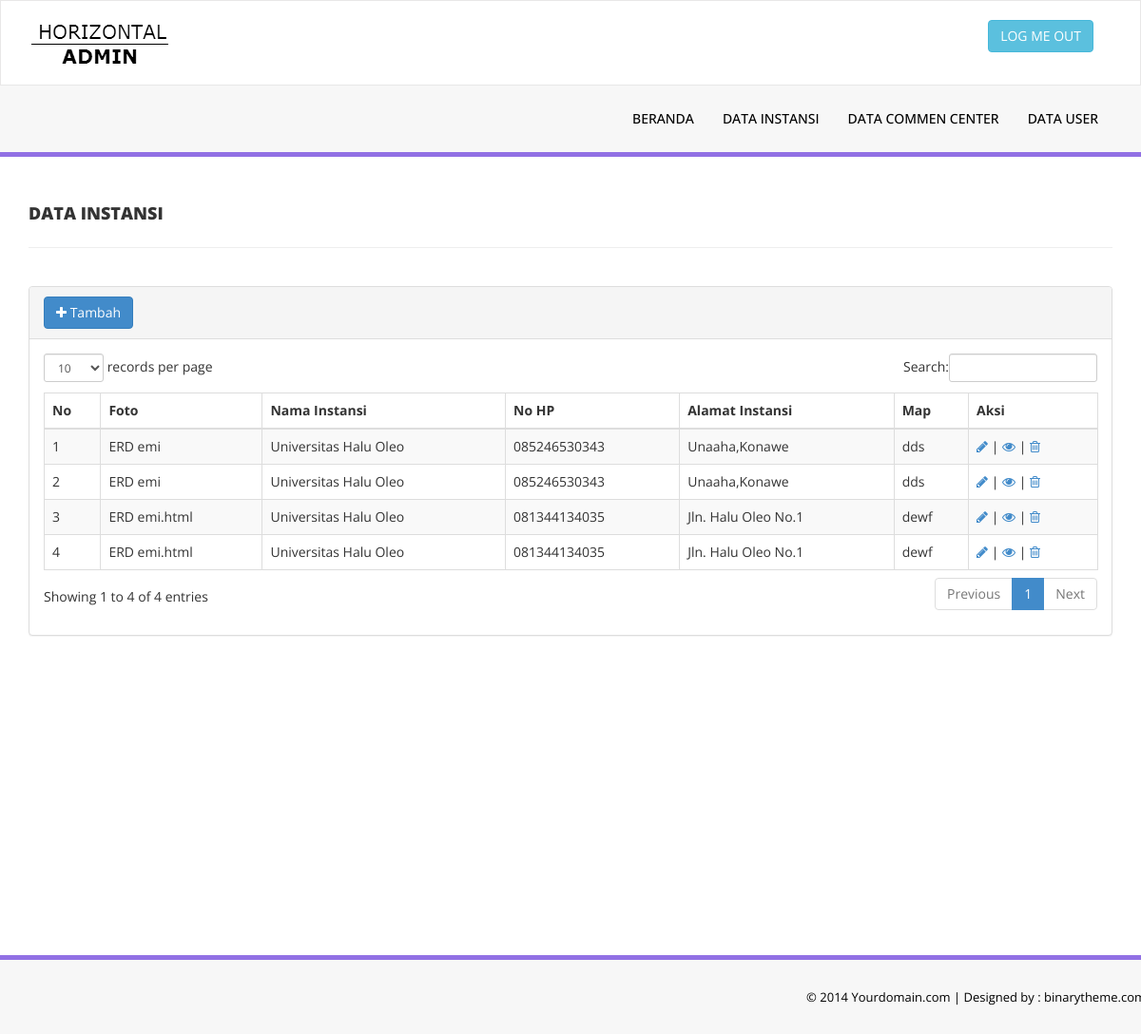
/?bat=data-instansi, run on the app's committed database.
### tables this page shows
CREATE TABLE `tb_instansi` (
  `id_instansi` int(11) NOT NULL,
  `foto_instansi` varchar(50) NOT NULL,
  `nama_instansi` varchar(50) NOT NULL,
  `no_hp` char(12) NOT NULL,
  `alamat_instansi` text NOT NULL,
  `map_instansi` text NOT NULL
);

### application/instansi/data.php (the view)
<?php
$query = $koneksi->query("SELECT * FROM tb_instansi");
?>
<div class="row pad-botm">
    <div class="col-md-12">
        <h4 class="header-line">Data Instansi</h4>
    </div>
</div>
<div class="row">
    <div class="col-md-12">
        <div class="panel panel-default">
            <div class="panel-heading">
                <a href="?bat=tambah-data-instansi" class="btn btn-primary">
                    <i class="fa fa-plus"></i>
                    Tambah
                </a>
            </div>
            <div class="panel-body">
                <div class="table-responsive">
                    <table class="table table-striped table-bordered table-hover" id="dataTables-example">
                        <thead>
                            <tr>
                                <th>No</th>
                                <th>Foto</th>
                                <th>Nama Instansi</th>
                                <th>No HP</th>
                                <th>Alamat Instansi</th>
                                <th>Map</th>
                                <th>Aksi</th>
                            </tr>
                        </thead>
                        <tbody>
                            <?php
                            $i = 1;
                            while ($data = mysqli_fetch_array($query)) {
                            ?>
                                <tr class="odd gradeX">
                                    <td><?= $i ?></td>
                                    <td><?= $data['foto_instansi'] ?></td>
                                    <td><?= $data['nama_instansi'] ?></td>
                                    <td class="center"><?= $data['no_hp'] ?></td>
                                    <td class="center"><?= $data['alamat_instansi'] ?></td>
                                    <td class="center"><?= $data['map_instansi'] ?></td>
                                    <td class="center">
                                        <a href="?bat=ubah-data-instansi&id=<?= $data['id_instansi'] ?>">
                                            <i class="fa fa-pencil"></i>
                                        </a> |
                                        <a href="?bat=detail-data-instansi">
                                            <i class="fa fa-eye"></i>
                                        </a> |
                                        <a href="?bat=hapus-instansi&hapus=<?= $data['id_instansi'] ?>">
                                            <i class="fa fa-trash-o"></i>
                                        </a>
                                    </td>
                                </tr>
                            <?php
                                $i++;
                            }
                            ?>
                        </tbody>
                    </table>
                </div>
            </div>
        </div>
    </div>
</div>

### index.php (shortened to what this page needs)
<!DOCTYPE html>
<html xmlns="http://www.w3.org/1999/xhtml">
<?php require("template/head.php") ?>
<body>
    <div class="navbar navbar-inverse set-radius-zero" >
        <div class="container">
            <div class="navbar-header">
                <a class="navbar-brand" href="index.html">
                    <img src="assets/img/logo.png" />
                </a>
            </div>
            <div class="right-div">
                <a href="#" class="btn btn-info pull-right">LOG ME OUT</a>
            </div>
        </div>
    </div>
    <?php require("template/header.php") ?>
    <div class="content-wrapper">
        <div class="container">
            <?php  require("application/config/route.php") ?>
        </div>
    </div>
    <?php require("template/footer.php") ?>
</body>
</html>

### template/head.php (shortened to what this page needs)
<head>
    <link href="assets/css/bootstrap.css" rel="stylesheet" />
    <link href="assets/css/font-awesome.css" rel="stylesheet" />
    <link href="assets/js/dataTables/dataTables.bootstrap.css" rel="stylesheet" />
    <link href="assets/css/style.css" rel="stylesheet" />
   <link rel="stylesheet" type="text/css" href="assets/sw/dist/sweetalert.css">
</head>

### template/header.php
<section class="menu-section">
    <div class="container">
        <div class="row">
            <div class="col-md-12">
                <div class="navbar-collapse collapse ">
                    <ul id="menu-top" class="nav navbar-nav navbar-right">
                        <li><a href="index.html">Beranda</a></li>
                        <li><a href="?bat=data-instansi">Data Instansi</a></li>
                        <li><a href="?bat=data-comment-center">Data Commen Center</a></li>
                        <li><a href="?bat=data-user">Data User</a></li>
                    </ul>
                </div>
            </div>
        </div>
    </div>
</section>

### application/config/route.php
<?php
if (isset($_GET['bat'])) {
	if ($_GET['bat'] == "") {
		require("template/content.php");
	}
	elseif ($_GET['bat'] == "data-instansi") {
		require("application/instansi/data.php");
	} elseif ($_GET['bat'] == "tambah-data-instansi") {
		require("application/instansi/form-tambah.php");
	} elseif ($_GET['bat'] == "ubah-data-instansi") {
		require("application/instansi/form-ubah.php");
	} elseif ($_GET['bat'] == "hapus-instansi") {
		require("application/instansi/hapus-instansi.php");
	} elseif ($_GET['bat'] == "data-user") {
		require("application/user/data.php");
	} elseif ($_GET['bat'] == "tambah-data-user") {
		require("application/user/form-tambah.php");
	} elseif ($_GET['bat'] == "ubah-data-user") {
		require("application/user/form-ubah.php");
	} elseif ($_GET['bat'] == "data-comment-center") {
		require("application/comment/data.php");
	}
} else {
	require("template/content.php");
}

### template/footer.php
<section class="footer-section">
        <div class="container">
            <div class="row">
                <div class="col-md-12">
                   &copy; 2014 Yourdomain.com |<a href="http://www.binarytheme.com/" target="_blank"  > Designed by : binarytheme.com</a>
                </div>
            </div>
        </div>
    </section>

### assets/css/style.css (style rules this page uses)
.set-radius-zero { border-radius:0px; -moz-border-radius:0px; -webkit-border-radius:0px; }
.content-wrapper { margin-top: 40px; min-height:800px; padding-bottom:90px; }
.header-line { font-weight:900; padding-bottom:25px; border-bottom:1px solid #eeeeee; text-transform:uppercase; }
.pad-botm { padding-bottom:30px; }
.right-div { float: right; padding: 20px; }
#menu-top a { color:#000; text-decoration:none; font-weight:500; padding: 25px 15px 25px 15px; text-transform:uppercase; }
.menu-section { background-color: #f7f7f7; border-bottom:5px solid #9170E4; width:100% }
.navbar-inverse { background-color: #FFF; border-color: rgba(155, 153, 153, 0.23); }
.navbar { min-height: 90px; margin-bottom: 0px; }
.footer-section { padding:25px 50px 25px 50px; color:#000; font-size:13px; background-color: #f7f7f7; text-align:right; border-top:5px solid #9170E4; }
.footer-section a, .footer-section a:hover { color:#000; }

### data on the page
tb_instansi: foto_instansi "ERD emi", nama_instansi "Universitas Halu Oleo", no_hp "085246530343", alamat_instansi "Unaaha,Konawe", map_instansi "dds"
tb_instansi: foto_instansi "ERD emi", nama_instansi "Universitas Halu Oleo", no_hp "085246530343", alamat_instansi "Unaaha,Konawe", map_instansi "dds"
tb_instansi: foto_instansi "ERD emi.html", nama_instansi "Universitas Halu Oleo", no_hp "081344134035", alamat_instansi "Jln. Halu Oleo No.1", map_instansi "dewf"
tb_instansi: foto_instansi "ERD emi.html", nama_instansi "Universitas Halu Oleo", no_hp "081344134035", alamat_instansi "Jln. Halu Oleo No.1", map_instansi "dewf"
